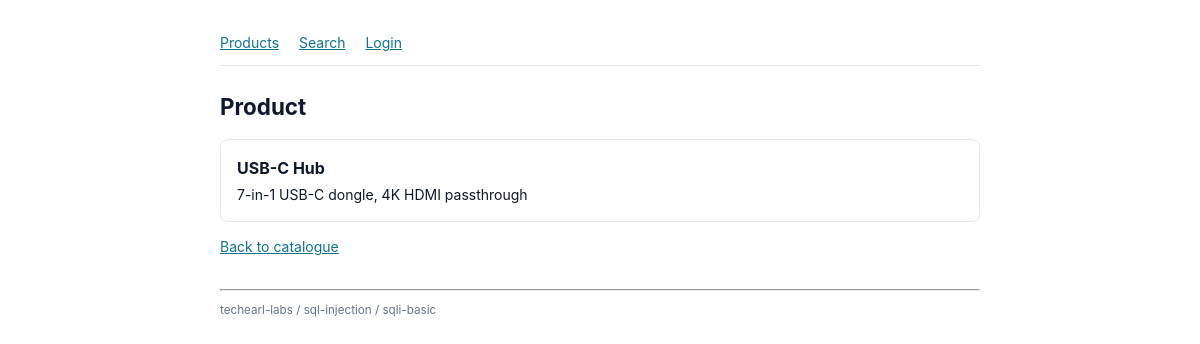
/product?id=3, run on the app's committed database.
### tables this page shows
CREATE TABLE products (
  id INT PRIMARY KEY,
  name VARCHAR(100) NOT NULL,
  description TEXT,
  price DECIMAL(10, 2) NOT NULL
);

### public/product.php (the view, shortened to what this page needs)
<?php
require_once __DIR__ . '/shared/db.php';
$conn = db();
$id = $_GET['id'] ?? '1';
$sql = "SELECT id, name, description FROM products WHERE id = $id";
$result = $conn->query($sql);
echo '<h1>Product</h1>';
if ($result === false) {
    echo '<div class="alert">DB error: ' . h($conn->error) . '</div>';
} else {
    while ($row = $result->fetch_assoc()) {
        echo '<div class="product">';
        echo '<h2>' . h($row['name']) . '</h2>';
        echo '<div>' . h($row['description']) . '</div>';
        echo '</div>';
    }
}
echo '<p><a href="/">Back to catalogue</a></p>';

### public/shared/db.php (style rules this page uses)
body { font:14px/1.5 -apple-system,system-ui,sans-serif;max-width:760px;margin:2rem auto;padding:0 1rem;color:#0f172a }
h1 { font-size:1.4rem;margin-top:0 }
a { color:#0e7490 }
.product { border:1px solid #e5e7eb;border-radius:.5rem;padding:1rem;margin:.75rem 0 }
.product h2 { font-size:1rem;margin:0 0 .25rem 0 }

### data on the page
products: name "USB-C Hub", description "7-in-1 USB-C dongle, 4K HDMI passthrough"
